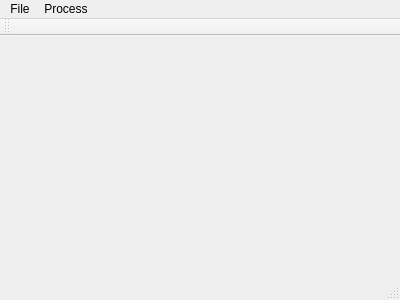
<?xml version="1.0" encoding="UTF-8"?>
<ui version="4.0">
 <class>MainWindow</class>
 <widget class="QMainWindow" name="MainWindow">
  <property name="geometry">
   <rect>
    <x>0</x>
    <y>0</y>
    <width>400</width>
    <height>300</height>
   </rect>
  </property>
  <property name="windowTitle">
   <string>MainWindow</string>
  </property>
  <widget class="QWidget" name="centralWidget">
   <layout class="QHBoxLayout" name="horizontalLayout">
    <item>
     <widget class="QLabel" name="originalImage">
      <property name="text">
       <string/>
      </property>
     </widget>
    </item>
    <item>
     <widget class="QLabel" name="processedImage">
      <property name="text">
       <string/>
      </property>
     </widget>
    </item>
   </layout>
  </widget>
  <widget class="QMenuBar" name="menuBar">
   <property name="geometry">
    <rect>
     <x>0</x>
     <y>0</y>
     <width>400</width>
     <height>27</height>
    </rect>
   </property>
   <widget class="QMenu" name="menuFile">
    <property name="title">
     <string>File</string>
    </property>
    <addaction name="actionOpen"/>
    <addaction name="actionSave"/>
    <addaction name="actionExit"/>
   </widget>
   <widget class="QMenu" name="menuProcess">
    <property name="title">
     <string>Process</string>
    </property>
    <addaction name="actionFind_circles"/>
    <addaction name="actionStop"/>
   </widget>
   <addaction name="menuFile"/>
   <addaction name="menuProcess"/>
  </widget>
  <widget class="QToolBar" name="mainToolBar">
   <attribute name="toolBarArea">
    <enum>TopToolBarArea</enum>
   </attribute>
   <attribute name="toolBarBreak">
    <bool>false</bool>
   </attribute>
  </widget>
  <widget class="QStatusBar" name="statusBar"/>
  <action name="actionOpen">
   <property name="text">
    <string>Open</string>
   </property>
  </action>
  <action name="actionSave">
   <property name="text">
    <string>Save</string>
   </property>
  </action>
  <action name="actionExit">
   <property name="text">
    <string>Exit</string>
   </property>
  </action>
  <action name="actionFind_circles">
   <property name="text">
    <string>Find circles</string>
   </property>
  </action>
  <action name="actionStop">
   <property name="text">
    <string>Stop</string>
   </property>
  </action>
 </widget>
 <layoutdefault spacing="6" margin="11"/>
 <resources/>
 <connections/>
</ui>
